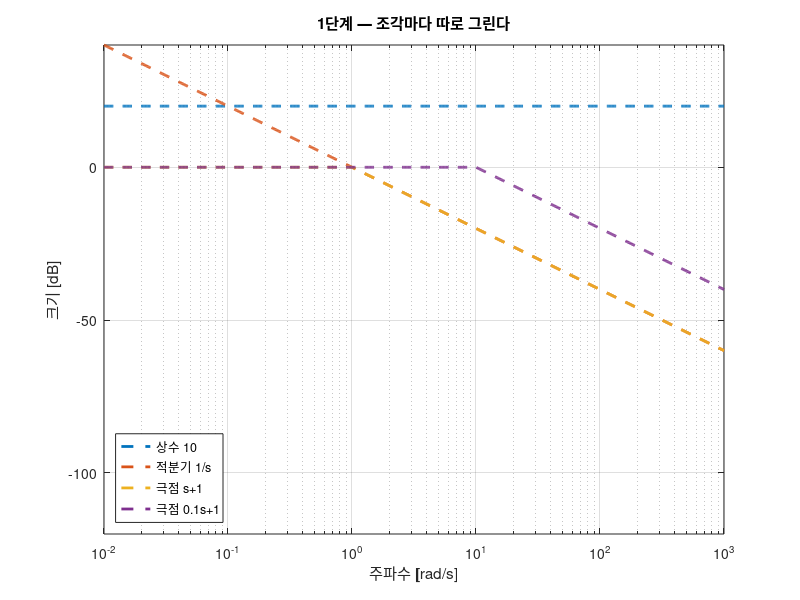
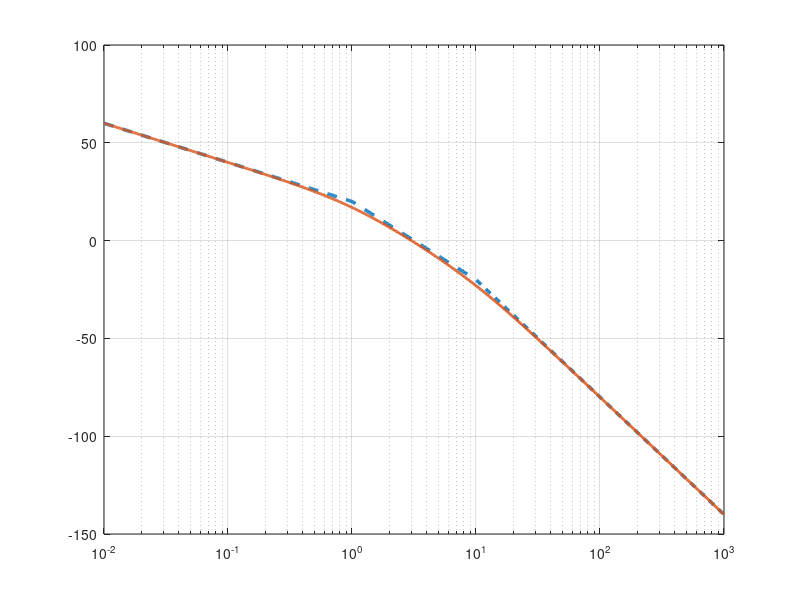

Reproduce these figures in MATLAB, in order. (Note: this script raises an error after producing the figures.)
%% W08_02_bode_asymptotes.m
%  8주차 실습 (2) : 보드 선도를 손으로 그리는 법 (점근선)
%
%  이 스크립트에서 답할 질문
%    Q1. 전달함수를 어떤 조각으로 쪼개는가?        -> 1절
%    Q2. 조각마다 점근선이 어떻게 생겼는가?        -> 2절
%    Q3. 조각을 더하면 정말 전체가 되는가?         -> 3절
%    Q4. 2차 항의 봉우리는 왜 생기는가?            -> 4절
%    Q5. 손작도가 실제와 얼마나 차이 나는가?       -> 5절
%
%  대응하는 강의노트 : W08_LectureNote.mlx
%
%  제어시스템설계 8주차 | 충남대학교 자율운항시스템공학과

clc; clear all; close all;

%% 경로 자동 등록 — setup_path 를 아직 안 했어도 알아서 잡습니다
%  (이 블록은 실습 내용과 상관없습니다. 지우지 마십시오.)
if isempty(which('plant_msd'))
    p_ = pwd;
    if ~isempty(mfilename('fullpath')), p_ = fileparts(mfilename('fullpath')); end
    for k_ = 1:4
        if isfile(fullfile(p_,'setup_path.m')), run(fullfile(p_,'setup_path.m')); break; end
        p_ = fileparts(p_);
    end
    clear p_ k_
end
s = tf('s');

%% 1. 전달함수는 네 가지 조각으로만 이루어진다
%
%  실계수 다항식은 반드시 1차식과 2차식의 곱으로 인수분해됩니다.
%  그래서 전달함수는 결국 아래 네 가지 조각의 곱입니다.
%
%      (1) 상수 K
%      (2) s^n  (원점의 극점 = 적분기, 또는 원점의 영점 = 미분기)
%      (3) 1차  (Ts + 1) 꼴
%      (4) 2차  (s/wn)^2 + 2*zeta*(s/wn) + 1 꼴
%
%  네 조각의 점근선만 외우면 어떤 전달함수든 손으로 그릴 수 있습니다.
%
%  오늘 예로 쓸 것

L = 10/(s*(s+1)*(0.1*s+1));

fprintf('=== 오늘의 예 ===\n');
L
fprintf('  조각으로 쪼개면\n');
fprintf('    상수      10          -> %6.2f dB (일정)\n', 20*log10(10));
fprintf('    적분기    1/s         -> -20 dB/dec 로 계속 내려감\n');
fprintf('    1차 극점  1/(s+1)     -> w = 1 부터 꺾임\n');
fprintf('    1차 극점  1/(0.1s+1)  -> w = 10 부터 꺾임\n\n');

%% 1-1. 주의 — "시정수 꼴" 로 정리하고 시작한다
%
%  (s+1) 과 (0.1s+1) 은 같은 꼴이지만 (s+10) 은 아닙니다.
%  점근선을 그리려면 **상수항이 1** 이 되도록 정리해야 합니다.
%
%      s + 10  =  10*(0.1*s + 1)
%
%  이때 튀어나온 10 은 상수 조각으로 넘어갑니다. 이것을 빠뜨리면
%  그림 전체가 위아래로 어긋납니다. 손작도에서 가장 흔한 실수입니다.

fprintf('=== 시정수 꼴로 정리하기 ===\n');
fprintf('  잘못 :  1/(s+10) 을 "w=10 에서 꺾이는 조각" 으로만 본다\n');
fprintf('  바르게:  1/(s+10) = (1/10) * 1/(0.1*s+1)\n');
fprintf('           -> 상수 0.1 (= %.1f dB) 이 따로 있다\n\n', 20*log10(0.1));

%% 2. 조각마다 점근선
%
%  외울 것은 이것뿐입니다.
%
%    상수 K       : 20*log10(K) 인 수평선.        위상 0도 (K>0)
%    적분기 1/s   : -20 dB/dec 기울기.            위상 -90도 (항상)
%    1차 극점     : 꺾임주파수 전 0 dB, 후 -20 dB/dec.  위상 0 -> -90도
%    1차 영점     : 꺾임주파수 전 0 dB, 후 +20 dB/dec.  위상 0 -> +90도
%    2차 극점     : 꺾임 전 0, 후 -40 dB/dec.     위상 0 -> -180도
%
%  "dec" 은 데케이드, 즉 주파수가 10배가 되는 구간입니다.

w = logspace(-2, 3, 800);

a_gain = 20*log10(10) * ones(size(w));
a_int  = -20*log10(w);
a_p1   = -20*log10(max(w/1,  1));
a_p10  = -20*log10(max(w/10, 1));

figure('Name','조각마다 점근선', 'Position',[80 80 850 420]);
semilogx(w, a_gain, '--', 'LineWidth', 2); hold on; grid on;
semilogx(w, a_int,  '--', 'LineWidth', 2);
semilogx(w, a_p1,   '--', 'LineWidth', 2);
semilogx(w, a_p10,  '--', 'LineWidth', 2);
xlabel('주파수 [rad/s]'); ylabel('크기 [dB]'); ylim([-120 40]);
legend('상수 10', '적분기 1/s', '극점 s+1', '극점 0.1s+1', 'Location','southwest');
title('1단계 — 조각마다 따로 그린다');

%% 3. 더하면 전체가 된다
%
%  로그를 취했으므로 곱이 합이 됩니다. 그냥 세로로 더하면 됩니다.

a_sum = a_gain + a_int + a_p1 + a_p10;
m_real = 20*log10(squeeze(abs(freqresp(L, w))));

figure('Name','점근선의 합 vs 실제', 'Position',[80 80 850 420]);
semilogx(w, a_sum, '--', 'LineWidth', 2.5); hold on; grid on;
semilogx(w, m_real, 'LineWidth', 2);
xline(1,  ':', 'LineWidth', 1.5);
xline(10, ':', 'LineWidth', 1.5);
xlabel('주파수 [rad/s]'); ylabel('크기 [dB]'); ylim([-120 40]);
legend('점근선의 합', '실제 곡선', 'w = 1 (꺾임)', 'w = 10 (꺾임)', ...
       'Location','southwest');
title('2단계 — 더하면 실제와 거의 같다');

fprintf('=== 점근선과 실제의 차이 ===\n');
fprintf('    w[rad/s]   점근선[dB]   실제[dB]   차이[dB]\n');
fprintf('   ---------  -----------  ---------  ---------\n');
for wq = [0.1 0.5 1 2 5 10 20 100]
    as = interp1(log(w), a_sum,  log(wq));
    rl = interp1(log(w), m_real, log(wq));
    fprintf('   %9.2f  %11.2f  %9.2f  %9.2f\n', wq, as, rl, rl-as);
end
fprintf('\n');
fprintf('  읽는 법\n');
fprintf('    꺾임주파수에서만 약 3 dB 어긋나고 나머지는 거의 정확합니다.\n');
fprintf('    1차 극점 하나가 꺾임주파수에서 정확히 -3.01 dB 이기 때문입니다.\n');
fprintf('    (|1/(j*1+1)| = 1/sqrt(2) = %.4f -> %.2f dB)\n\n', ...
        1/sqrt(2), 20*log10(1/sqrt(2)));

%% 3-1. 위상도 점근선으로 그린다
%
%  크기만 그릴 줄 알면 반쪽입니다. 10~11 주차에서 실제로 쓰는 것은 위상입니다.
%  위상여유가 거기서 나오기 때문입니다.
%
%  규칙은 크기와 조금 다릅니다. 위상은 꺾임주파수에서 급하게 안 꺾입니다.
%
%    상수      : 항상 0 도
%    적분기 1/s : 항상 -90 도 (주파수와 무관)
%    1 차 극점  : 꺾임주파수의 1/10 에서 시작해 10 배에서 끝나는 -45 도/dec 직선
%                 꺾임주파수 바로 그 자리에서 정확히 -45 도
%    1 차 영점  : 부호만 반대 (0 -> +90 도)
%
%  왜 두 데케이드인가
%    1 차 극점의 위상은 -atan(w/wc) 입니다.
%    w = 0.1*wc 에서 -5.7 도, w = 10*wc 에서 -84.3 도이므로
%    그 바깥은 0 도와 -90 도로 봐도 무방합니다.

La = 10/(s*(s+1)*(0.1*s+1));
wa = logspace(-2, 3, 800);

% 조각마다의 위상 점근선
ramp  = @(wc) -45*min(max(log10(wa/(wc/10)), 0), 2);
ph_int = -90*ones(size(wa));
ph_p1  = ramp(1);      % 극점 s+1
ph_p2  = ramp(10);     % 극점 0.1s+1
ph_sum = ph_int + ph_p1 + ph_p2;
[~, ph_true] = bode(La, wa);  ph_true = squeeze(ph_true).';

figure('Name','위상 점근선');
subplot(2,1,1);
semilogx(wa, zeros(size(wa)), 'LineWidth', 2); hold on; grid on;
semilogx(wa, ph_int, 'LineWidth', 2);
semilogx(wa, ph_p1,  'LineWidth', 2);
semilogx(wa, ph_p2,  'LineWidth', 2);
ylim([-100 20]); ylabel('위상 [도]');
legend('상수', '적분기', '극점 s+1', '극점 0.1s+1', 'Location','southwest');
title('조각마다의 위상 점근선');
subplot(2,1,2);
semilogx(wa, ph_sum, '--', 'LineWidth', 2.5); hold on; grid on;
semilogx(wa, ph_true, 'LineWidth', 2);
yline(-180, 'k:');
ylim([-290 -70]); xlabel('주파수 [rad s^{-1}]'); ylabel('위상 [도]');
legend('점근선의 합', '실제', 'Location','southwest');
title('더하면 실제와 거의 같다');

fprintf('=== 위상 점근선과 실제 ===\n');
fprintf('  %-10s %-12s %-12s %s\n', 'w', '점근선[도]', '실제[도]', '차이[도]');
for wq = [0.1 0.316 1 3.162 10 31.6 100]
    pa = -90 - 45*min(max(log10(wq/0.1),0),2) - 45*min(max(log10(wq/1),0),2);
    [~, pt] = bode(La, wq);
    fprintf('  %-10.3f %-12.2f %-12.2f %+.2f\n', wq, pa, squeeze(pt), squeeze(pt)-pa);
end
fprintf('  --> 최대 6.3 도 어긋납니다. 부호가 번갈아 바뀌어 평균적으로는 맞습니다.\n\n');

%% 3-2. 점근선만으로 교차주파수와 위상여유를 읽는다
%
%  이것이 손작도를 배우는 진짜 이유입니다. 컴퓨터 없이 두 숫자를 얻습니다.
%
%    교차주파수 wc : 크기 점근선이 0 dB 를 지나는 곳
%    위상여유 PM   : 그 자리에서 위상을 읽고 180 을 더한 값
%
%  손계산
%    1 < w < 10 구간에서 크기 점근선은  20 - 40*log10(w)
%    이것이 0 이 되는 곳 : log10(w) = 0.5  ->  wc = sqrt(10) = 3.16
%    (구한 값이 정말 1~10 안에 있는지 반드시 확인할 것)
%
%    그 자리의 위상 : -90 - 45*log10(3.16/0.1) - 45*log10(3.16/1)
%                   = -90 - 67.5 - 22.5 = -180 도
%    따라서 PM = 0 도. 거의 불안정합니다.

wc_hand = 10^0.5;
pm_hand = 180 + (-90 - 45*log10(wc_hand/0.1) - 45*log10(wc_hand/1));
[~, pm_m, ~, wc_m] = margin(La);

fprintf('=== 손으로 읽은 값 vs margin ===\n');
fprintf('  교차주파수 : 손 %.3f  vs  margin %.3f rad/s  (차이 %.1f %%)\n', ...
        wc_hand, wc_m, 100*abs(wc_hand-wc_m)/wc_m);
fprintf('  위상여유   : 손 %.1f 도  vs  margin %.2f 도\n', pm_hand, pm_m);
fprintf('  --> 둘 다 "여유가 거의 없다" 는 같은 결론입니다.\n');

figure('Name','손으로 읽은 여유 검산');
margin(La); grid on;
title(sprintf('margin : wc = %.3f rad/s, PM = %.2f 도  (손계산 3.16, 0 도)', wc_m, pm_m));
fprintf('\n');
%% 4. 2차 항 — 봉우리는 왜 생기는가
%
%  2차 극점은 감쇠비에 따라 꺾임주파수 근처에서 **봉우리**가 생깁니다.
%  점근선만 보면 이 봉우리를 놓칩니다.
%
%  왜 생기는가
%
%      2차 표준형에 s = j*wn 을 넣으면 실수부가 서로 상쇄되고
%      허수부 2*zeta 만 남습니다. 즉 |T(j*wn)| = 1/(2*zeta) 입니다.
%      zeta 가 작을수록 이 값이 커집니다. 그것이 봉우리입니다.

wn = 1;
zs = [0.05 0.1 0.3 0.707 1.0];
w2 = logspace(-1, 1, 600);

figure('Name','2차 항의 봉우리', 'Position',[80 80 900 400]);
tiledlayout(1,2,'TileSpacing','compact');

nexttile; hold on; grid on;
for z = zs
    T = wn^2/(s^2 + 2*z*wn*s + wn^2);
    plot(w2, 20*log10(squeeze(abs(freqresp(T, w2)))), 'LineWidth', 2, ...
         'DisplayName', sprintf('\\zeta = %.3g', z));
end
set(gca,'XScale','log');
yline(0,'k--','HandleVisibility','off');
xlabel('주파수 [rad/s]'); ylabel('크기 [dB]');
legend('Location','southwest');
title('감쇠비가 작을수록 봉우리가 높다');

nexttile; hold on; grid on;
zz = linspace(0.02, 0.75, 200);
plot(zz, 20*log10(1./(2*zz)), 'LineWidth', 2.5);
xline(0.707,'k--');
xlabel('감쇠비 \zeta'); ylabel('w = w_n 에서의 크기 [dB]');
title('봉우리 높이 = 1/(2\zeta),  \zeta > 0.707 이면 봉우리가 없다');

fprintf('=== 2차 항의 봉우리 ===\n');
fprintf('    zeta    w=wn 에서 |T|    dB      공진봉우리 Mr    공진주파수 wr\n');
fprintf('   ------  --------------  ------  ---------------  --------------\n');
for z = zs
    Tz = wn^2/(s^2 + 2*z*wn*s + wn^2);
    val = 1/(2*z);
    if z < 1/sqrt(2) - 1e-3
        Mr = 1/(2*z*sqrt(1-z^2));
        wr = wn*sqrt(1-2*z^2);
        fprintf('   %6.3f  %14.4f  %6.2f  %15.4f  %14.4f\n', z, val, 20*log10(val), Mr, wr);
    else
        fprintf('   %6.3f  %14.4f  %6.2f  %15s  %14s\n', z, val, 20*log10(val), '없음', '-');
    end
end
fprintf('\n');
fprintf('  주의 : "w = wn 에서의 값" 과 "봉우리 최댓값 Mr" 은 다릅니다.\n');
fprintf('         봉우리는 wn 보다 조금 왼쪽(wr)에서 생깁니다.\n');
fprintf('         zeta 가 작으면 둘이 거의 같아집니다.\n\n');

%% 5. 손작도 연습 — 그림만 보고 전달함수를 맞혀 보기
%
%  실무에서는 반대 방향도 자주 합니다.
%  장치의 보드 선도를 실험으로 재고, 거기서 전달함수를 읽어 내는 것입니다.
%
%  읽는 순서
%    (1) 저주파 기울기를 본다        -> 원점 극점 개수 (타입)
%    (2) 저주파 높이를 본다          -> 상수 이득
%    (3) 기울기가 꺾이는 곳을 찾는다 -> 극점·영점 위치
%    (4) 꺾임의 방향과 크기를 본다   -> 극점(-20)인가 영점(+20)인가, 1차인가 2차인가

quiz = { '문제 A', 5/((s+2)*(s+20))
         '문제 B', 100/(s*(s+5))
         '문제 C', 4*(s+1)/((s+0.5)*(s+40)) };

figure('Name','손으로 읽어 보기', 'Position',[80 80 900 420]);
tiledlayout(1,3,'TileSpacing','compact');
for i = 1:3
    nexttile
    Lq = quiz{i,2};
    semilogx(w, 20*log10(squeeze(abs(freqresp(Lq, w)))), 'LineWidth', 2);
    grid on; ylim([-100 60]);
    xlabel('주파수 [rad/s]');
    if i == 1, ylabel('크기 [dB]'); end
    title(quiz{i,1});
end

fprintf('=== 손으로 읽어 보기 (답) ===\n');
for i = 1:3
    Lq = quiz{i,2};
    n0 = sum(abs(pole(Lq)) < 1e-9);              % 원점 극점(적분기) 개수 = 타입
    zq = zero(Lq);
    if isempty(zq), zstr = '없음'; else, zstr = mat2str(round(zq.',3)); end
    fprintf('  %s : 저주파 기울기 %+4d dB per dec, 극점 %s, 영점 %s\n', ...
            quiz{i,1}, int32(-20*n0), mat2str(round(pole(Lq).',3)), zstr);
end
fprintf('\n');

%% 6. 이번 실습의 정리
%
%   (1) 전달함수는 상수·적분기·1차·2차 네 조각의 곱이다
%   (2) 조각마다 점근선을 그리고 **더하면** 전체가 된다
%   (3) 시정수 꼴 (Ts+1) 로 정리하고 시작해야 한다. 상수를 빠뜨리지 말 것
%   (4) 꺾임주파수에서만 약 3 dB 어긋난다
%   (5) 2차 항은 zeta < 0.707 이면 봉우리가 생긴다. 높이는 대략 1/(2*zeta)
%
%  다음 실습
%    W08_03_run_simulink.m — Simulink 로 주파수를 훑어 보드 선도를 직접 측정
